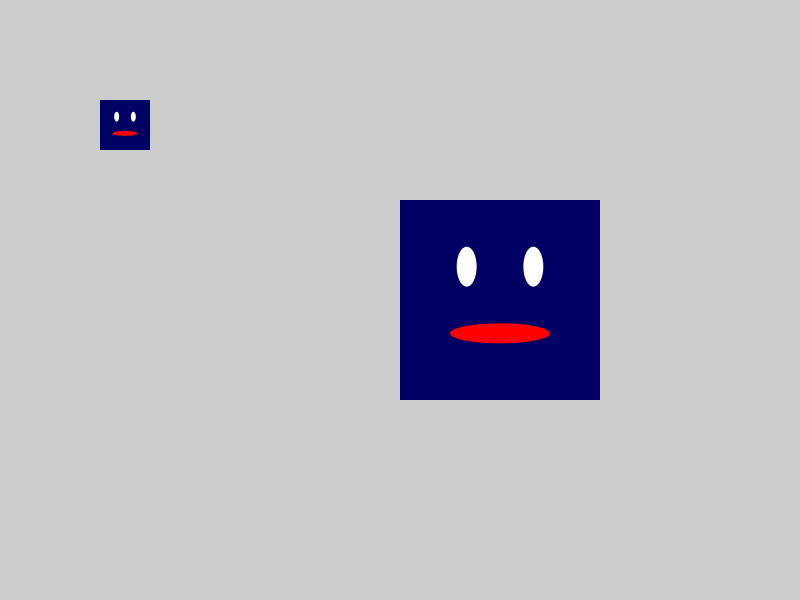
Frame 1 (no input)
Frame 60 (the mouse pressed at the canvas centre just before this capture): identical to frame 1, image omitted
Frame 120 (the mouse held since frame 60 and released just before this capture): identical to frame 1, image omitted

The Processing sketch that drew this single still picture (run headless with seeded random() and noise(); from frame 60 on, the mouse is pressed at the canvas centre):

// Processing sketch: FaceExample2
// ── FaceExample2.pde


void setup()
{
  size(800, 600);

  smooth();
}

void draw()
{
  face(400, 200,200,200);
  
  face(100, 100,50,50);
}


void face(float x, float y,float faceWidth,float faceHeight)
{
  smooth();
  noStroke();

  // rectangle for the head
  fill(0, 0, 100);
  rect(x, y, faceWidth, faceHeight);

  // left eye
  fill(255);
  ellipse(x+(faceWidth/3), y+(faceHeight/3), faceWidth/10, faceHeight/5);

  // right eye
  fill(255);
  ellipse(x+(2*faceWidth/3), y+(faceHeight/3), faceWidth/10, faceHeight/5);

  fill(255, 0, 0);
  ellipse(x+(faceWidth/2), y+(2*faceHeight/3), faceWidth/2, faceHeight/10);
}
